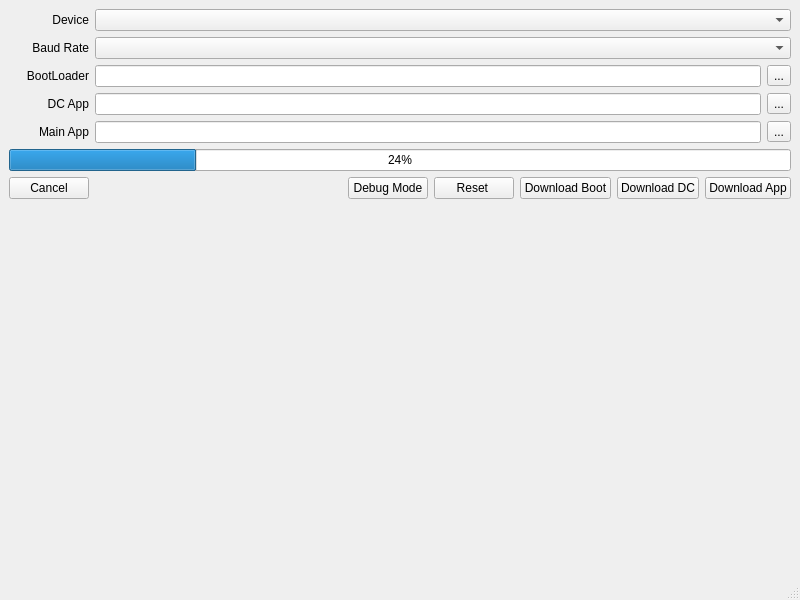
<?xml version="1.0" encoding="UTF-8"?>
<ui version="4.0">
 <class>MainWindow</class>
 <widget class="QMainWindow" name="MainWindow">
  <property name="geometry">
   <rect>
    <x>0</x>
    <y>0</y>
    <width>800</width>
    <height>600</height>
   </rect>
  </property>
  <property name="windowTitle">
   <string>Software Download</string>
  </property>
  <widget class="QWidget" name="centralwidget">
   <layout class="QVBoxLayout" name="verticalLayout">
    <item>
     <layout class="QFormLayout" name="formLayout">
      <item row="0" column="0">
       <widget class="QLabel" name="lblDevice">
        <property name="minimumSize">
         <size>
          <width>80</width>
          <height>0</height>
         </size>
        </property>
        <property name="text">
         <string>Device</string>
        </property>
        <property name="alignment">
         <set>Qt::AlignRight|Qt::AlignTrailing|Qt::AlignVCenter</set>
        </property>
        <property name="indent">
         <number>0</number>
        </property>
       </widget>
      </item>
      <item row="0" column="1">
       <widget class="QComboBox" name="cbDevice"/>
      </item>
      <item row="1" column="0">
       <widget class="QLabel" name="lblBaudRate">
        <property name="minimumSize">
         <size>
          <width>80</width>
          <height>0</height>
         </size>
        </property>
        <property name="text">
         <string>Baud Rate</string>
        </property>
        <property name="alignment">
         <set>Qt::AlignRight|Qt::AlignTrailing|Qt::AlignVCenter</set>
        </property>
       </widget>
      </item>
      <item row="1" column="1">
       <widget class="QComboBox" name="cbBaudRate"/>
      </item>
      <item row="2" column="0">
       <widget class="QLabel" name="lblBootloader">
        <property name="minimumSize">
         <size>
          <width>80</width>
          <height>0</height>
         </size>
        </property>
        <property name="text">
         <string>BootLoader</string>
        </property>
        <property name="alignment">
         <set>Qt::AlignRight|Qt::AlignTrailing|Qt::AlignVCenter</set>
        </property>
       </widget>
      </item>
      <item row="2" column="1">
       <layout class="QHBoxLayout" name="horizontalLayout_4">
        <property name="sizeConstraint">
         <enum>QLayout::SetMinimumSize</enum>
        </property>
        <item>
         <widget class="QLineEdit" name="leBootFile"/>
        </item>
        <item>
         <widget class="QToolButton" name="tbLoadBoot">
          <property name="text">
           <string>...</string>
          </property>
         </widget>
        </item>
       </layout>
      </item>
      <item row="4" column="0">
       <widget class="QLabel" name="lblBinFile">
        <property name="minimumSize">
         <size>
          <width>80</width>
          <height>0</height>
         </size>
        </property>
        <property name="text">
         <string>Main App</string>
        </property>
        <property name="alignment">
         <set>Qt::AlignRight|Qt::AlignTrailing|Qt::AlignVCenter</set>
        </property>
       </widget>
      </item>
      <item row="4" column="1">
       <layout class="QHBoxLayout" name="horizontalLayout">
        <item>
         <widget class="QLineEdit" name="leSoftwareFile"/>
        </item>
        <item>
         <widget class="QToolButton" name="tbLoadMain">
          <property name="text">
           <string>...</string>
          </property>
         </widget>
        </item>
       </layout>
      </item>
      <item row="3" column="1">
       <layout class="QHBoxLayout" name="horizontalLayout_7">
        <item>
         <widget class="QLineEdit" name="leDcFile"/>
        </item>
        <item>
         <widget class="QToolButton" name="tbLoadDc">
          <property name="text">
           <string>...</string>
          </property>
         </widget>
        </item>
       </layout>
      </item>
      <item row="3" column="0">
       <widget class="QLabel" name="lclDcApp">
        <property name="minimumSize">
         <size>
          <width>80</width>
          <height>0</height>
         </size>
        </property>
        <property name="text">
         <string>DC App</string>
        </property>
        <property name="alignment">
         <set>Qt::AlignRight|Qt::AlignTrailing|Qt::AlignVCenter</set>
        </property>
       </widget>
      </item>
     </layout>
    </item>
    <item>
     <widget class="QProgressBar" name="pbDownload">
      <property name="value">
       <number>24</number>
      </property>
     </widget>
    </item>
    <item>
     <layout class="QHBoxLayout" name="horizontalLayout_2">
      <item>
       <widget class="QPushButton" name="btnCancel">
        <property name="text">
         <string>Cancel</string>
        </property>
       </widget>
      </item>
      <item>
       <spacer name="horizontalSpacer">
        <property name="orientation">
         <enum>Qt::Horizontal</enum>
        </property>
        <property name="sizeHint" stdset="0">
         <size>
          <width>40</width>
          <height>20</height>
         </size>
        </property>
       </spacer>
      </item>
      <item>
       <widget class="QPushButton" name="btnDebug">
        <property name="text">
         <string>Debug Mode</string>
        </property>
       </widget>
      </item>
      <item>
       <widget class="QPushButton" name="btnReset">
        <property name="text">
         <string>Reset </string>
        </property>
       </widget>
      </item>
      <item>
       <widget class="QPushButton" name="btnBootloader">
        <property name="text">
         <string>Download Boot</string>
        </property>
       </widget>
      </item>
      <item>
       <widget class="QPushButton" name="btnDC">
        <property name="text">
         <string>Download DC</string>
        </property>
       </widget>
      </item>
      <item>
       <widget class="QPushButton" name="btnApp">
        <property name="text">
         <string>Download App</string>
        </property>
       </widget>
      </item>
     </layout>
    </item>
    <item>
     <widget class="LogView" name="logView" native="true">
      <property name="sizePolicy">
       <sizepolicy hsizetype="Preferred" vsizetype="Expanding">
        <horstretch>0</horstretch>
        <verstretch>0</verstretch>
       </sizepolicy>
      </property>
     </widget>
    </item>
   </layout>
  </widget>
  <widget class="QMenuBar" name="menubar">
   <property name="geometry">
    <rect>
     <x>0</x>
     <y>0</y>
     <width>800</width>
     <height>19</height>
    </rect>
   </property>
  </widget>
  <widget class="QStatusBar" name="statusbar"/>
 </widget>
 <customwidgets>
  <customwidget>
   <class>LogView</class>
   <extends>QWidget</extends>
   <header>include/logView.h</header>
   <container>1</container>
  </customwidget>
 </customwidgets>
 <resources/>
 <connections/>
</ui>
